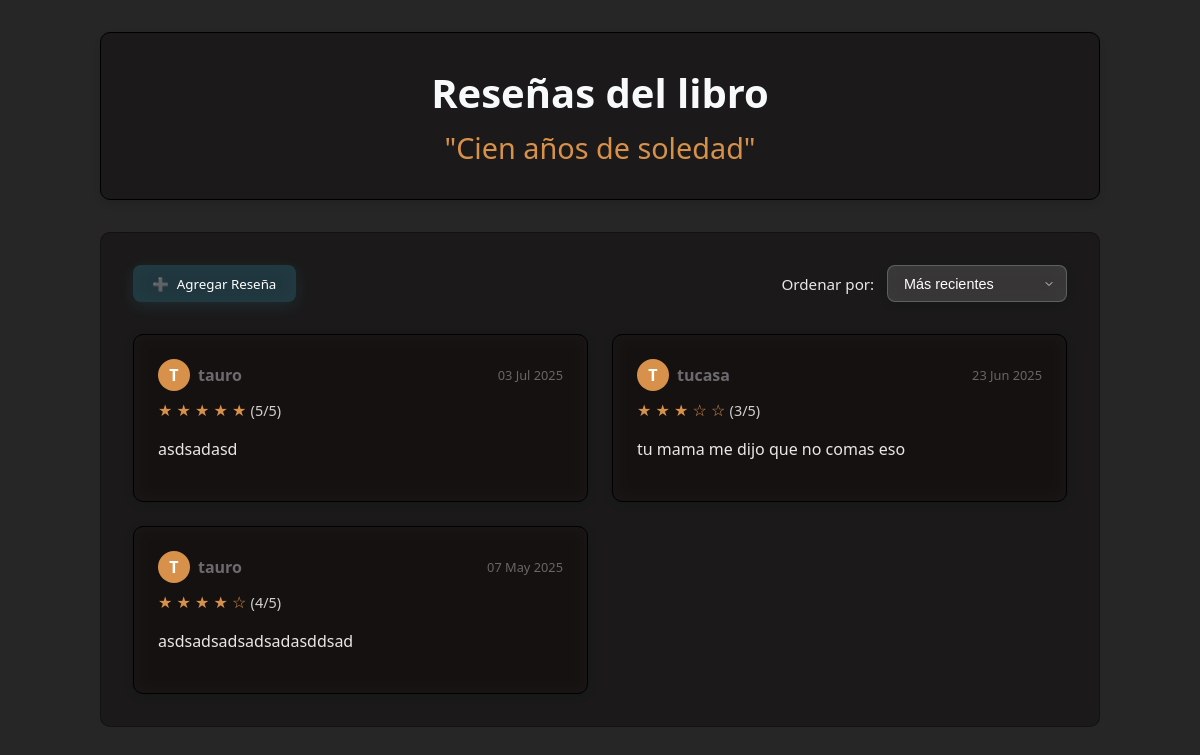
/libros/2/ (signed in), run on the app's committed database.
### myapp/models.py (models this page shows, shortened)
class AlmacenLibros(models.Model):
    titulo = models.CharField(max_length=200)
    autor = models.CharField(max_length=200)
    genero = models.ForeignKey(Generolibros, on_delete=models.CASCADE)
    año = models.CharField(max_length=200)
    clasificacion = models.ForeignKey(ClasificacionLibros, on_delete=models.CASCADE)
    critica_de_internet = models.PositiveSmallIntegerField(
        choices=[(i, str(i)) for i in range(1, 6)],
        help_text="Calificación del 1 al 5"
    )
    created = models.DateTimeField(auto_now_add=True)
    descripcion = models.CharField(max_length=200)
    imagen = models.ImageField(
        upload_to='libros/',
        null=True,
        blank=True,
        validators=[FileExtensionValidator(allowed_extensions=['jpg', 'jpeg', 'png', 'webp'])]
    )

class ReseñaLibro(models.Model):
    estado_lectura = models.ForeignKey(AlmacenLibros, on_delete=models.CASCADE)
    texto_reseña = models.TextField()
    fecha_reseña = models.DateTimeField(auto_now_add=True)
    calificacion = models.PositiveSmallIntegerField(
        choices=[(i, str(i)) for i in range(1, 6)],
        help_text="Calificación del 1 al 5"
    )
    created = models.DateTimeField(auto_now_add=True)
    user = models.ForeignKey(User, on_delete=models.CASCADE, default=1)

### myapp/views.py (the view)
# urls.py: path('libros/<int:reseñalibro_estado_lectura_id>/', views.resena_detallada, name='resena_detallada'),
@login_required
def resena_detallada(request, reseñalibro_estado_lectura_id):
    libro = get_object_or_404(AlmacenLibros, pk=reseñalibro_estado_lectura_id)
    filtro = request.GET.get('filtro', 'recientes')
    reseñas = ReseñaLibro.objects.filter(estado_lectura=libro)
    if filtro == 'recientes':
        reseñas = reseñas.order_by('-fecha_reseña')
    elif filtro == 'antiguos':
        reseñas = reseñas.order_by('fecha_reseña')
    elif filtro == 'mejor_calificados':
        reseñas = reseñas.order_by('-calificacion', '-fecha_reseña')
    elif filtro == 'mios' and request.user.is_authenticated:
        reseñas = reseñas.filter(user=request.user)
    paginator = Paginator(reseñas, 5)
    page_number = request.GET.get('page')
    resenas_page = paginator.get_page(page_number)
    return render(request, 'resena_detallada.html', {
        'resena': resenas_page,
        'libro': libro,
        'filtro': filtro,
    })

### myapp/templates/resena_detallada.html (shortened to what this page needs)
<!DOCTYPE html>
<html lang="es">
<head>
</head>
<body>
    <div class="main-container">
        <header class="page-header glass-effect">
            <h1>Reseñas del libro</h1>
            <h2>"{{ libro.titulo }}"</h2>
        </header>
        <div class="content-box glass-effect" style="
            background: rgba(9, 1, 1, 0.32);
            backdrop-filter: blur(12px);
            -webkit-backdrop-filter: blur(12px);
            border: 1px solid rgba(0, 0, 0, 0.3);
            box-shadow: 0 8px 32px rgba(255, 138, 66, 0);
        ">
            <div class="filter-container">
                <button class="btn-glass open-review-modal" style="
                    background: rgba(76, 201, 240, 0.2);
                    backdrop-filter: blur(10px);
                    -webkit-backdrop-filter: blur(10px);
                    border: 1px solid rgba(76, 201, 240, 0.3);
                    color: white;
                    padding: 0.6rem 1.2rem;
                    border-radius: 8px;
                    text-decoration: none;
                    font-weight: 500;
                    display: inline-flex;
                    align-items: center;
                    gap: 0.5rem;
                    transition: all 0.3s ease;
                    box-shadow: 0 4px 15px rgba(76, 201, 240, 0.1);
                    position: relative;
                    overflow: hidden;
                    cursor: pointer;
                    border: none;
                    font-family: inherit;
                ">
                    <span>➕</span> Agregar Reseña
                </button>
                <form method="get" class="glass-filter-form" style="display: inline-block;">
                    <div style="display: flex; align-items: center; gap: 0.8rem;">
                        <label for="filtro" style="
                            color: rgba(255, 255, 255, 0.9);
                            font-weight: 500;
                            font-size: 0.95rem;
                            margin: 0;
                        ">Ordenar por:</label>
                        <div style="position: relative;">
                            <select name="filtro" id="filtro" class="glass-select" onchange="this.form.submit()" style="
                                appearance: none;
                                -webkit-appearance: none;
                                background: rgba(255, 255, 255, 0.15);
                                backdrop-filter: blur(10px);
                                -webkit-backdrop-filter: blur(10px);
                                border: 1px solid rgba(255, 255, 255, 0.2);
                                color: white;
                                padding: 0.6rem 2rem 0.6rem 1rem;
                                border-radius: 8px;
                                font-size: 0.9rem;
                                cursor: pointer;
                                transition: all 0.3s ease;
                                box-shadow: 0 2px 10px rgba(0, 0, 0, 0.1);
                                width: 100%;
                                min-width: 180px;
                            ">
                                <option value="recientes" {% if filtro == 'recientes' %}selected{% endif %}>Más recientes</option>
                            </select>
                            <div style="
                                position: absolute;
                                right: 12px;
                                top: 50%;
                                transform: translateY(-50%);
                                pointer-events: none;
                                color: rgba(255, 255, 255, 0.8);
                            ">
                                <svg width="12" height="12" viewBox="0 0 24 24" fill="none" stroke="currentColor" stroke-width="2" stroke-linecap="round" stroke-linejoin="round">
                                    <polyline points="6 9 12 15 18 9"></polyline>
                                </svg>
                            </div>
                        </div>
                    </div>
                </form>
            </div>
            {% if resena %}
                <div class="review-container">
                    {% for resena in resena %}
                        <div class="review-card glass-effect" style="
                            background: rgba(85, 24, 24, 0.05);
                            backdrop-filter: blur(8px);
                            -webkit-backdrop-filter: blur(8px);
                        ">
                            <div class="review-header">
                                <div class="user-info">
                                    <div class="user-avatar" title="{{ resena.user.username }}">
                                        {{ resena.user.username|first|upper }}
                                    </div>
                                    <span class="username">{{ resena.user.username }}</span>
                                </div>
                                <span class="review-date">{{ resena.fecha_reseña|date:"d M Y" }}</span>
                            </div>
                            <div class="rating">
                                {% for i in "12345" %}
                                    {% if forloop.counter <= resena.calificacion %}
                                        ★
                                    {% else %}
                                        ☆
                                    {% endif %}
                                {% endfor %}
                                <span style="color: rgba(255, 255, 255, 0.8); font-size: 0.9rem;">({{ resena.calificacion }}/5)</span>
                            </div>
                            <p class="review-text" style="color: rgba(255, 255, 255, 0.9);">{{ resena.texto_reseña }}</p>
                        </div>
                    {% endfor %}
                </div>
            {% endif %}
        </div>
    </div>
</body>
</html>

### myapp/templates/resena_detallada.html (style rules this page uses)
:root { --primary-color: #4361ee; --secondary-color: #3f37c9; --accent-color: rgb(216, 145, 74); --dark-color:rgb(107, 107, 111); --light-color: #f8f9fa; --success-color: #4bb543; --danger-color:rgb(102, 19, 19); --card-bg: rgba(255, 255, 255, 0.88); }
body { font-family: 'Segoe UI', Tahoma, Geneva, Verdana, sans-serif; margin: 0; padding: 0; color: #333; background: linear-gradient(rgba(0, 0, 0, 0.85), rgba(0, 0, 0, 0.85)), url('https://images.unsplash.com/photo-1507842217343-583bb7270b66?ixlib=rb-4.0.3&ixid=M3wxMjA3fDB8MHxwaG90by1wYWdlfHx8fGVufDB8fHx8fA%3D%3D') fixed; background-size: cover; background-position: center; background-attachment: fixed; min-height: 100vh; }
.main-container { max-width: 1000px; margin: 0 auto; padding: 2rem; }
.page-header { text-align: center; margin-bottom: 2rem; color: white; padding: 2rem; background-color: rgba(43, 45, 66, 0.8); border-radius: 10px; box-shadow: 0 4px 6px rgba(0, 0, 0, 0.1); animation: fadeIn 1s ease-in-out; border-bottom: 3px solid var(--accent-color); }
.page-header h1 { margin: 0; font-size: 2.5rem; color: var(--light-color); }
.page-header h2 { margin: 0.5rem 0 0; font-size: 1.8rem; color: var(--accent-color); font-weight: 500; }
.content-box { background-color: var(--card-bg); border-radius: 10px; padding: 2rem; box-shadow: 0 4px 20px rgba(0, 0, 0, 0.15); margin-bottom: 2rem; transition: transform 0.3s ease, box-shadow 0.3s ease; backdrop-filter: blur(5px); border: 1px solid rgba(255, 140, 66, 0.2); }
.review-container { display: grid; grid-template-columns: repeat(auto-fill, minmax(300px, 1fr)); gap: 1.5rem; margin-top: 2rem; }
.review-card { background: rgba(255, 255, 255, 0.85); border-radius: 8px; padding: 1.5rem; box-shadow: 0 2px 10px rgba(0, 0, 0, 0.1); transition: all 0.3s ease; border-left: 4px solid var(--accent-color); backdrop-filter: blur(3px); }
.review-header { display: flex; justify-content: space-between; align-items: center; margin-bottom: 0.5rem; }
.user-info { display: flex; align-items: center; gap: 0.5rem; }
.user-avatar { width: 32px; height: 32px; border-radius: 50%; background-color: var(--accent-color); color: white; display: flex; align-items: center; justify-content: center; font-weight: bold; }
.username { font-weight: 600; color: var(--dark-color); }
.review-date { font-size: 0.8rem; color: #666; }
.rating { color: var(--accent-color); font-size: 1rem; margin: 0.5rem 0; }
.review-text { color: #444; line-height: 1.5; margin: 1rem 0; }
.filter-container { display: flex; justify-content: space-between; align-items: center; margin-bottom: 1.5rem; flex-wrap: wrap; gap: 1rem; }
.glass-effect { background: rgba(9, 1, 1, 0.32);; backdrop-filter: blur(10px); -webkit-backdrop-filter: blur(10px); border-radius: 10px; border: 1px solid rgb(0, 0, 0); }
.glass-select option { background: rgba(40, 40, 50, 0.9); color: white; padding: 10px; }
.glass-select option:checked { background: rgba(255, 140, 66, 0.6); color: white; }

### data on the page
AlmacenLibros: titulo "Cien años de soledad"
ReseñaLibro: user.username|first "T", user.username "tauro", fecha_reseña "03 Jul 2025", calificacion "5", texto_reseña "asdsadasd"
ReseñaLibro: user.username|first "T", user.username "tucasa", fecha_reseña "23 Jun 2025", calificacion "3", texto_reseña "tu mama me dijo que no comas eso"
ReseñaLibro: user.username|first "T", user.username "tauro", fecha_reseña "07 May 2025", calificacion "4", texto_reseña "asdsadsadsadsadasddsad"
